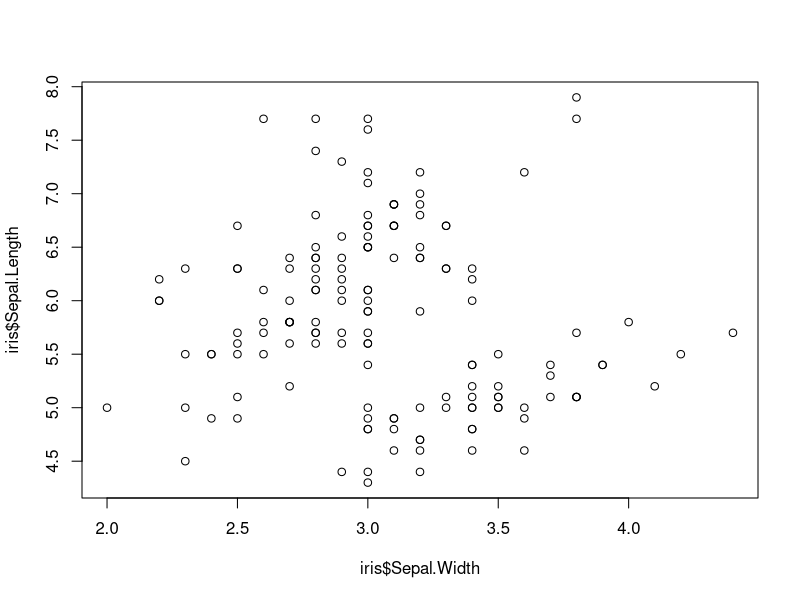
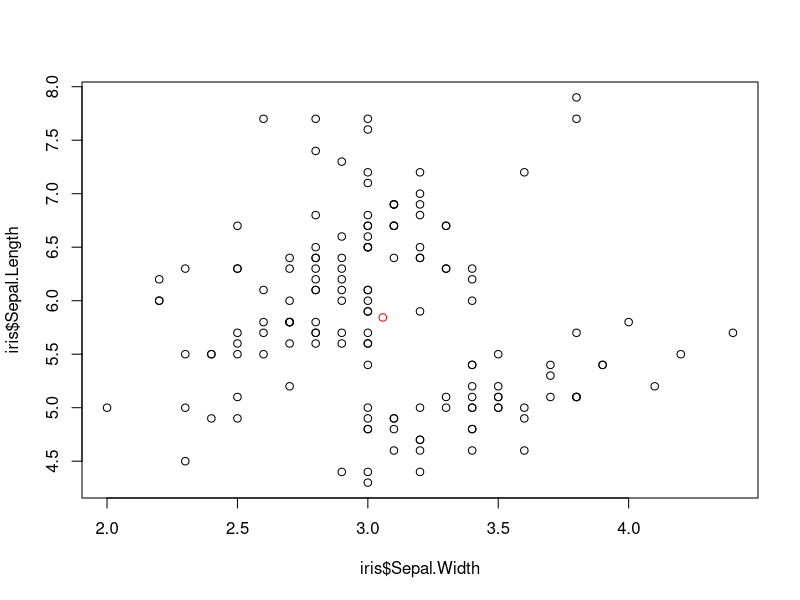
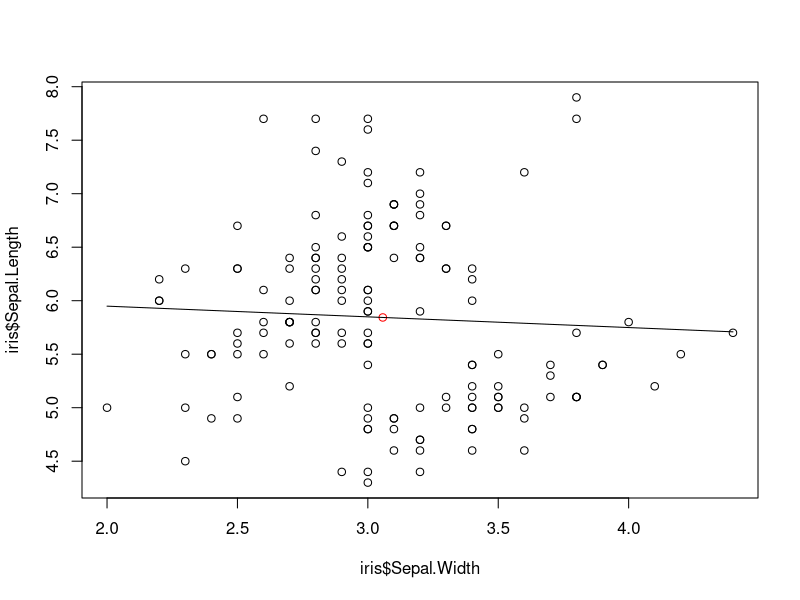

The R script that drew these images, in order:
data("iris")
head(iris)
mean(iris$Sepal.Length)
sd(iris$Sepal.Width)
plot(x = iris$Sepal.Width, y = iris$Sepal.Length)


data_center_x = mean(iris$Sepal.Width)
data_center_y = mean(iris$Sepal.Length)
c(data_center_x, data_center_y)




plot(x = iris$Sepal.Width, y = iris$Sepal.Length)
points(x = data_center_x, y = data_center_y, col = "red")



line_point_slope = function(x, x1, y1, slope)
{
  get_y_intercept = 
    function(x1, y1, slope) 
      return(-(x1 * slope) + y1)
  
  linear = 
    function(x, yint, slope) 
      return(yint + x * slope)
  
  return(linear(x, get_y_intercept(x1, y1, slope), slope))
}
line_point_slope(2, 4, 4, -2)


plot(x = iris$Sepal.Width, y = iris$Sepal.Length)
points(x = data_center_x, y = data_center_y, col = "red")
curve(
  line_point_slope(
    x, 
    data_center_x, 
    data_center_y,
    -0.1), 
  add = TRUE)